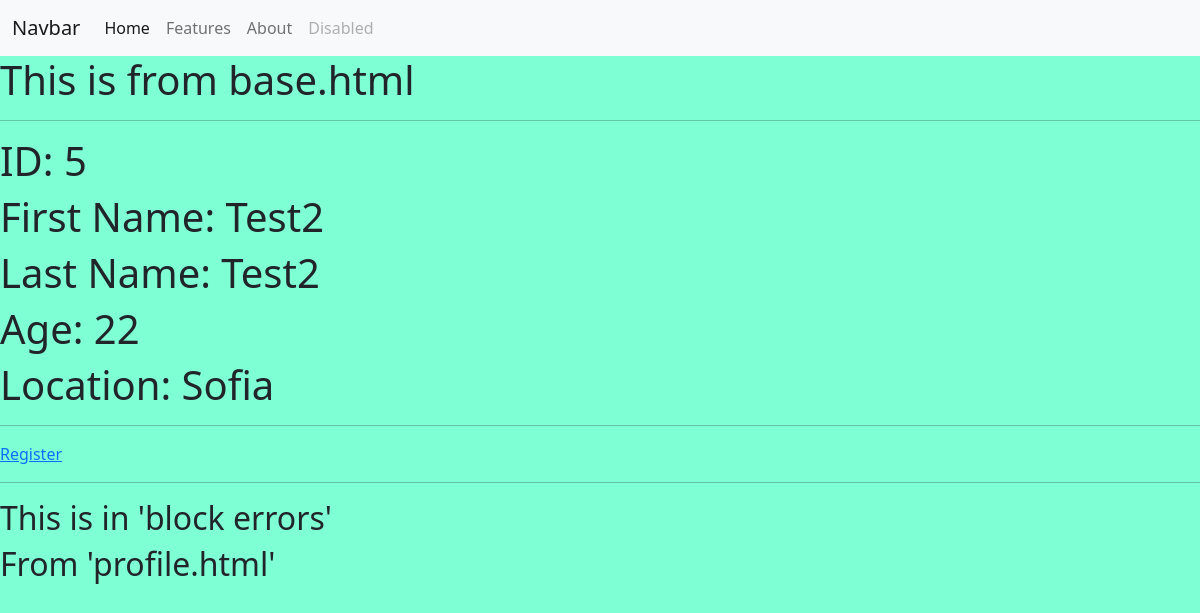
/profile/Test2/5/, run on the app's committed database.
### departments_project/departments/models.py (models this page shows)
class Person(models.Model):
    first_name = models.CharField(max_length=50, verbose_name='First - Name',
                                  error_messages={'required': 'Custom error message'})
    last_name = models.CharField(max_length=50, validators=(MinLengthValidator(5, message='Custom message'),))
    age = models.IntegerField()
    city = models.CharField(max_length=50)
    pets = models.ManyToManyField(Pet)
    '''
    Ако искаме да създадем динамично url по дадено поле от модела
    '''

### departments_project/departments/views.py (the view)
# urls.py: path('profile/<str:name>/<int:pk>/', views.profile, name='profile-data'),
def profile(request, name, pk):
    user = Person.objects.filter(first_name=name).filter(pk=pk).get()
    context = {
        'user': user
    }
    return render(request, 'profile.html', context)

### departments_project/departments/templatetags/custom_tags.py (called while the page is built)
@register.simple_tag
def mute(*args):
    try:
        city, country = args[0].split(', ')
    except:
        city = args[0]
    return city

### templates/profile.html (shortened to what this page needs)
{% extends 'base.html' %}
{% load custom_tags %}
{% block content %}
    <h1>ID: {{ user.pk }}</h1>
    <h1>First Name: {{ user.first_name }}</h1>
    <h1>Last Name: {{ user.last_name }}</h1>
    <h1>Age: {{ user.age }}</h1>
    <h1>Location: {% mute user.city|capfirst %} </h1>
    <hr>
    <a href="{% url 'register' %}">Register</a>
{% endblock %}
{% block errors %}
    <h2>From 'profile.html'</h2>
{% endblock %}

### staticfiles/css/styles.css (style rules this page uses)
body { background: aquamarine; }

### data on the page
Person: pk "5", first_name "Test2", last_name "Test2", age "22", city "Sofia"
